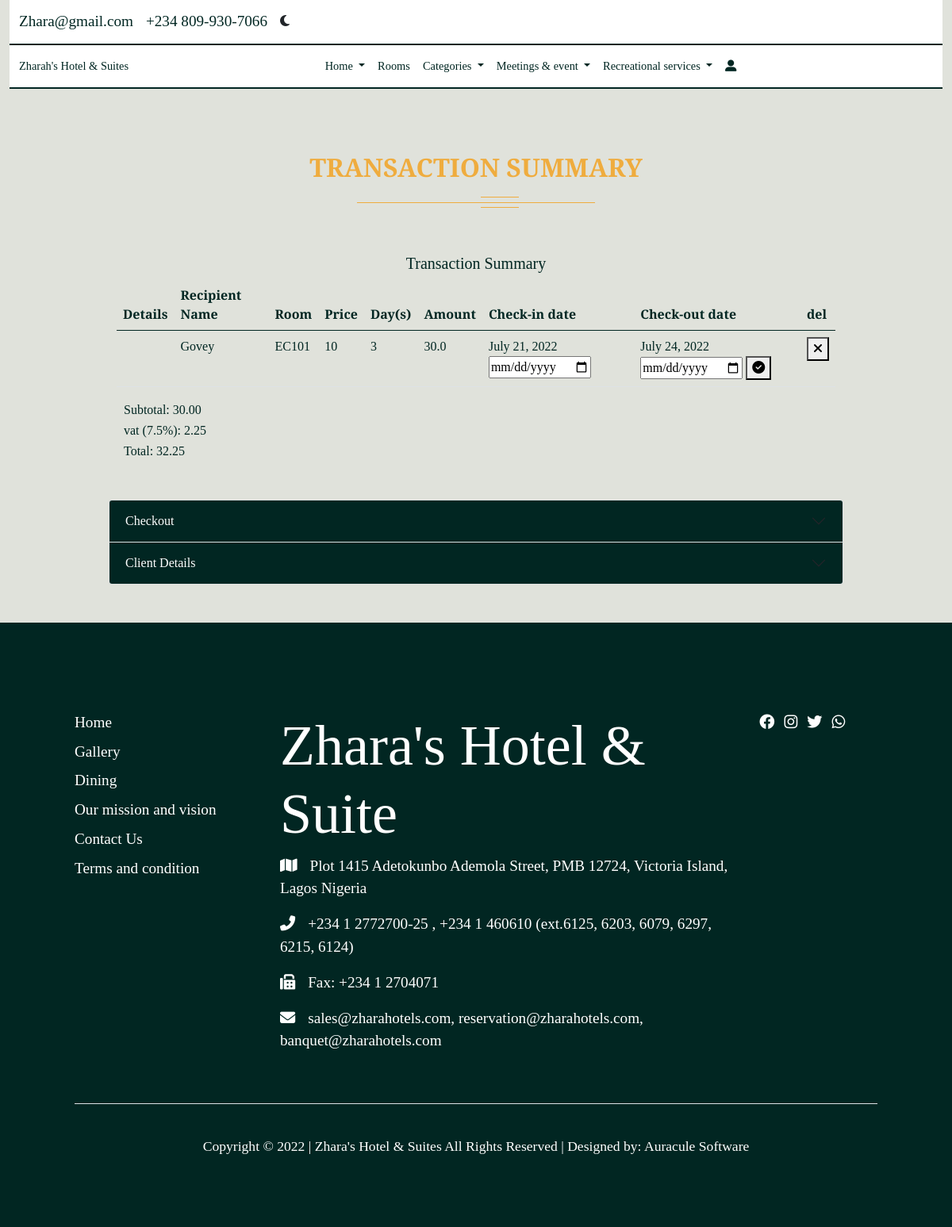
/booked (signed in), run on an earlier commit of the app's database.
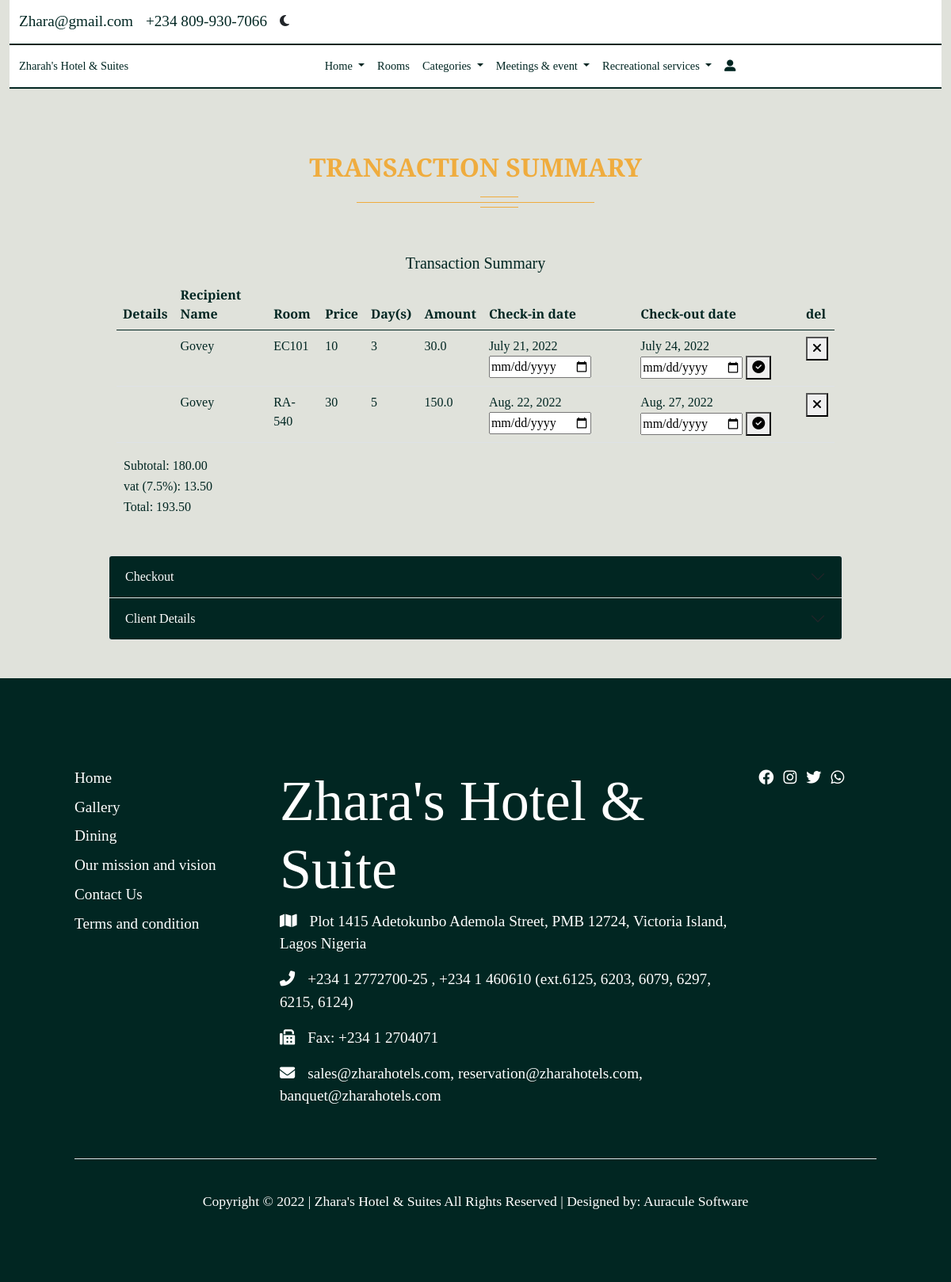
And on a later commit of the database.
### home/models.py (models this page shows, shortened)
class Booking(models.Model):
    user = models.ForeignKey(User, on_delete=models.SET_NULL, null=True)
    room = models.ForeignKey(Room, on_delete=models.CASCADE,null=True, blank=True)
    room_num = models.CharField(max_length=5, null=True, blank=True)
    price_b = models.FloatField(null=True, blank=True)
    check_in = models.DateField()
    check_out = models.DateField()
    no_days = models.IntegerField(null=True, blank=True)
    amount = models.IntegerField(null=True, blank=True)
    paid = models.BooleanField(default=False)

class Profile(models.Model):
    user = models.OneToOneField(User, on_delete=models.CASCADE)
    first_name = models.CharField(max_length=50)
    last_name = models.CharField(max_length=50)
    email = models.EmailField()
    state = models.TextField()
    address = models.CharField(max_length=255)
    phone = models.CharField(max_length=50)
    pix = models.ImageField(upload_to='profile', default='avatar.png')
    class Meta:
        db_table = 'profile'
        managed = True
        verbose_name = 'Profile'
        verbose_name_plural = 'Profile'

class Room(models.Model):
    category = models.ForeignKey(Category, on_delete=models.CASCADE)
    name_r = models.CharField(max_length=50)
    slug = models.SlugField()
    img_r = models.ImageField(upload_to='room', default='room.jpg')
    room_no =models.CharField(max_length=5, default='a')
    price_r = models.IntegerField()
    adult_no = models.CharField(max_length=10)
    kids_no = models.CharField(max_length=10)
    description = models.TextField()
    economy = models.BooleanField()
    business = models.BooleanField()
    family = models.BooleanField()
    royals = models.BooleanField()
    available = models.BooleanField(default=True)

### home/views.py (the view)
# urls.py: path('booked', views.booked, name='booked'),
@login_required(login_url='signin')
def booked(request):
    booked= Booking.objects.filter(user__username= request.user.username, paid=False)
    profile = Profile.objects.get(user__username= request.user.username)
    for item in booked:
        item.no_days = (item.check_out - item.check_in).days
        item.amount = item.price_b * item.no_days
        item.save()
    subtotal = 0
    vat = 0
    total = 0
    for item in booked:
        subtotal += item.price_b * item.no_days
    vat =  0.075 * subtotal
    total = subtotal + vat
    context = {
        'booked':booked,
        'profile':profile,
        'subtotal':subtotal,
        'total':total,
        'vat':vat,
    }
    return render(request, 'booked.html', context)

### home/context_processor.py (called while the page is built)
def category(request):
    categories = Category.objects.all()
    context = {
        'categories':categories,
    }
    return context

### home/templates/booked.html (shortened to what this page needs)
{% extends 'base.html' %}
{% load humanize %}
{% block nav2 %}    {% include 'nav2.html' %}    {% endblock nav2 %}
{% block nav1 %}    {% include 'nav1.html' %}    {% endblock nav1 %}
{% block content %}
  <div class="container mb-5 mt-5">
    <div class="both">
      <h2 class="wel" data-aos="fade-up" data-aos-duration="3000"><span class="jem">Transaction Summary</span></h2>
      <h6 class="horizon"></h6>
    </div>
    <div class="fantasia mb-5" data-aos="fade-up" data-aos-duration="3000">
      <div class="container">
        <div class="row justify-content-center">
          <div class="col-10">
              <div class="table-responsive blame">
                  <h5 class="text-center hed">Transaction Summary</h5>
                  <table class="table blame">
                      <thead>
                        <tr>
                          <th scope="col">Details</th>
                          <th scope="col">Recipient Name</th>
                          <th scope="row">Room</th>
                          <th scope="row">Price</th>
                          <th scope="row">Day(s)</th>
                          <th scope="row">Amount</th>
                          <th scope="row">Check-in date</th>
                          <th scope="row">Check-out date</th>
                          <th scope="row">del</th>
                        </tr>
                      </thead>
                      <tbody>
                        {% if booked %}
                          {% for item in booked %}
                            <tr>
                              <td></td>
                              <td>{{profile.first_name}}</td>
                              <td>{{item.room.name_r}}</td>
                              <td>{{item.room.price_r}}</td>
                              <td>{{item.no_days}}</td>
                              <td>{{item.amount}}</td>
                              <form action="{% url 'change' %}" method="POST">
                                <td>{{item.check_in}}
                                    <input type="date" name="chckin" id="">
                                </td>
                                <td>{{item.check_out}}
                                    <input type="date" name="chckout">
                                    <button type="submit" onclick="return confirm('Press enter in you want to change check out date. Else Cancel')"><i class="fas fa-check-circle"></i></button>
                                </td>
                              </form>
                              <td>
                                <form action="{% url 'cancel' %}" method="POST">
                                  <button type="submit" onclick= "return confirm('Are you sure you want to cancel reservation?')"><i class="fas fa-times"></i></button>
                                </form>
                              </td>
                            </tr>
                          {% endfor %}
                        {% endif %}
                      </tbody>
                    </table>
                    <table class="blame">
                      <tbody>
                        <tr>
                          <td></td>
                          <td></td>
                          <td></td>
                          <td></td>
                          <td>Subtotal:  {{subtotal|floatformat:2|intcomma}}</td>
                        </tr>
                        <tr>
                          <td></td>
                          <td></td>
                          <td></td>
                          <td></td>
                          <td>vat (7.5%):  {{vat|floatformat:2}}</td>
                        </tr>
                        <tr>
                          <td></td>
                          <td></td>
                          <td></td>
                          <td></td>
                          <td>Total:  {{total|floatformat:2|intcomma}}</td>
                        </tr>
                      </tbody>
                  </table>
               </div>
            </div>
          </div>
        </div>
      </div>
    </div>
    <div class="container mt-5 mb-5">
      <div class="row justify-content-center">
        <div class="col-10">
      <div class="bag">
        <div class="accordion" id="accordionExample">
          <div class="accordion-item">
            <h2 class="accordion-header" id="headingTwo">
              <button class="accordion-button collapsed shadow-none bloom checkbtn" type="button" data-bs-toggle="collapse" data-bs-target="#collapseTwo" aria-expanded="false" aria-controls="collapseTwo">
                Checkout
              </button>
            </h2>
            </div>
          <div class="accordion-item">
            <h2 class="accordion-header" id="headingThree">
              <button class="accordion-button collapsed shadow-none bloom" type="button" data-bs-toggle="collapse" data-bs-target="#collapseThree" aria-expanded="false" aria-controls="collapseThree">
                Client Details
              </button>
            </h2>
             </div>
            </div>
          </div>
        </div>
      </div>
    </div>
{% endblock content %}
{% block footer %}    {% include 'footer.html' %}    {% endblock footer %}

### home/templates/base.html (shortened to what this page needs)
{% load static %}
<!doctype html>
<html lang="en">
  <head>
    <link href="https://cdn.jsdelivr.net/npm/bootstrap@5.0.2/dist/css/bootstrap.min.css" rel="stylesheet">
    <link rel="stylesheet" href="https://cdnjs.cloudflare.com/ajax/libs/font-awesome/6.1.1/css/all.min.css">
    <link href="https://unpkg.com/aos@2.3.1/dist/aos.css" rel="stylesheet">
    <link rel="stylesheet" href="{% static '' %}css/style.css">
  </head>
<body class="">
<div class="container-fluid">
            {% block nav2 %}        {% endblock nav2 %}
            {% block nav1 %}        {% endblock nav1 %}
</div>
        {% block content %}         {% endblock content %}
              {% block footer %}        {% endblock footer %}
</body>
</html>

### home/templates/nav2.html (shortened to what this page needs)
<nav class="navbar navbar-expand-lg">
    <div class="container-fluid">
      <a class="navbar-brand fed" href="mailto:zharahotel@gmail.com">Zhara@gmail.com</a>
      <a class="navbar-brand fed" href="tel:+234 809-930-7066">+234 809-930-7066</a>
      <div class="toggle">
        <i class="fas fa-moon"></i>
      </div>
    </div>
  </nav>

### home/templates/nav1.html (shortened to what this page needs)
<nav class="navbar navbar-expand-lg sticky-top">
    <div class="container-fluid">
      <a class="navbar-brand fell" href="{% url 'index' %}">Zharah's Hotel & Suites</a>
      <div class="collapse navbar-collapse papa" id="navbarSupportedContent">
        <ul class="navbar-nav mx-auto mb-2 mb-lg-0">
          <li class="nav-item dropdown">
            <a class="nav-link dropdown-toggle" href="{% url 'index' %}" id="navbarDropdown" role="button" data-bs-toggle="dropdown" aria-expanded="false">
              Home
            </a>
          </li>
          <li class="nav-item">
            <a class="nav-link" href="{% url 'rooms' %}">Rooms</a>
          </li>
          <li class="nav-item dropdown">
            <a class="nav-link dropdown-toggle" href="{% url 'rooms' %}" id="navbarDropdown" role="button" data-bs-toggle="dropdown" aria-expanded="false">
              Categories
            </a>
          </li>
          <li class="nav-item dropdown">
            <a class="nav-link dropdown-toggle" href="#" id="navbarDropdown" role="button" data-bs-toggle="dropdown" aria-expanded="false">
              Meetings & event
            </a>
          </li>
          <li class="nav-item dropdown">
            <a class="nav-link dropdown-toggle" href="#" id="navbarDropdown" role="button" data-bs-toggle="dropdown" aria-expanded="false">
              Recreational services
            </a>
          </li>
          <li class="nav-item dropdown">
            <a class="nav-link" href="#" id="navbarDropdown" role="button" data-bs-toggle="dropdown" aria-expanded="false">
              <i class="fas fa-user-alt"></i>
            </a>
          </li>
        </ul>
      </div>
    </div>
  </nav>

### home/templates/footer.html
<div class="footer">
    <div class="container sample">
      <div class="row justify-content-center mb-5">
        <div class="col-10 col-sm-10 col-md-3 col-lg-3 col-xl-3 mt-5 fry">
            <ul class="list-unstyled">
              <li class="mb-2"><a href="{% url 'index' %}">Home</a></li>
              <li class="mb-2"><a href="">Gallery</a></li>
              <li class="mb-2"><a href="">Dining</a></li>
              <li class="mb-2"><a href="">Our mission and vision</a></li>
              <li class="mb-2"><a href="{% url 'contacts' %}">Contact Us</a></li>
              <li class="mb-2"><a href="">Terms and condition</a></li>
            </ul>
        </div>
        <div class="col-10 col-sm-10 col-md-6 col-lg-7 col-xl-7 mt-5">
          <h1 class="funds">Zhara's Hotel & Suite</h1>
            <ul class="list-unstyled">
              <li class="mb-3"><a href=""><span class="pe-3"><i class="fas fa-map"></i></span><span>Plot 1415 Adetokunbo Ademola Street, PMB 12724, Victoria Island, Lagos Nigeria</span></a></li>
              <li class="mb-3"><a href=""><span class="pe-3"><i class="fas fa-phone-alt"></i></span><span>+234 1 2772700-25 , +234 1 460610 (ext.6125, 6203, 6079, 6297, 6215, 6124)</span></a></li>
              <li class="mb-3"><a href=""><span class="pe-3"><i class="fas fa-fax"></i></span><span>Fax: +234 1 2704071</span></a></li>
              <li class="mb-3"><a href=""><span class="pe-3"><i class="fas fa-envelope"></i></span><span>sales@zharahotels.com, reservation@zharahotels.com, banquet@zharahotels.com</span></a></li>
            </ul>
        </div>
        <div class="col-10 col-sm-10 col-md-3 col-lg-2 col-xl-2 mt-5">
          <ul class="list-inline">
            <li class="list-inline-item"><a href=""><i class="fab fa-facebook"></i></a></li>
            <li class="list-inline-item"><a href=""><i class="fab fa-instagram"></i></a></li>
            <li class="list-inline-item"><a href=""><i class="fab fa-twitter"></i></a></li>
            <li class="list-inline-item"><a href=""><i class="fab fa-whatsapp"></i></a></li>
          </ul>
        </div>
      </div>
      <div class="border-top pt-3 pb-2 text-center footer1">
          <p>Copyright &copy; 2022 | Zhara's Hotel & Suites All Rights Reserved | Designed by: Auracule Software</p>
      </div>
    </div>
  </div>

### home/static/css/style.css (style rules this page uses)
:root { --body: #E0E2DB; --shaddy: 10px 2px 10px #012622; --nav-brand:#012622; --bg-color: #efac3e; --bg-coolor:#012622; --txt-coolor:#012622; --txt-color: #efac3e; --white-color: white; --jump: rgb(209, 190, 84); --anoda-white: #f2f2f2; --blue: rgb(246, 246, 247); --green-border: #012622; --gold-border: #efac3e; --grey-color: grey; --wish-white: #fff; --label-: #012622; --anth-btn: #012622; --table: #012622; }
body { font-family: 'Playfair Display', serif; background: var(--body); }
.bloom { background: var(--anth-btn); color: var(--wish-white); }
.blame { color: var(--table); }
.navbar { border-bottom: 2px solid var(--green-border); background: var(--white-color); }
.fed { font-size: 1.2rem !important; }
.navbar-brand { color: var(--txt-coolor); font-size: 2rem; }
.nav-link { text-decoration: none; color: var(--white-color); font-size: 1.1rem; }
.nav-link { color: var(--txt-coolor); font-size: 1.4rem; }
.nav-link.dropdown-toggle { color: var(--txt-coolor); font-size: 1.4rem; }
.jem { color: var(--txt-color); }
.wel { font-weight: 700; padding: 2rem 2rem 1rem; font-size: 3rem; text-transform: uppercase; text-align: center; }
.both { position: relative; }
.horizon { content: ''; background: var(--bg-color); height: 1px; width: 300px; margin-left: auto; margin-right: auto; margin-bottom: 4rem; }
.horizon::after { position: absolute; content: ''; top: 7.5rem; width: 3rem; height: 1px; margin-left: 10%; background: var(--bg-color); }
.horizon::before { position: absolute; content: ''; top: 6.7rem; width: 3rem; height: 1px; margin-left: 10%; background: var(--bg-color); }
.footer { background: var(--bg-coolor); }
.funds { font-family:'Times New Roman', Times, serif; font-size: 4.5rem; color: var(--white-color); }
.sample { padding: 4rem; }
.footer a { text-decoration: none; color: var(--white-color); font-size: 1.2rem; }
.footer1 p { color: var(--white-color); text-align: center; font-size: 1.1rem; padding-top: 1.5rem; }
@media (max-width: 1275px) { .navbar-brand { color: var(--txt-coolor); font-size: 1.2rem; } }
@media (max-width: 1275px) { .nav-link { text-decoration: none; color: var(--white-color); font-size: 1.2rem; } }
@media (max-width: 1275px) { .nav-link { color: var(--txt-coolor); font-size: 1.1rem; } }
@media (max-width: 1275px) { .nav-link.dropdown-toggle { color: var(--txt-coolor); font-size: 1.1rem; } }
@media (max-width: 1200px) { .papa { padding-right: 1rem; } }
@media (max-width: 1200px) { .navbar-brand { color: var(--txt-coolor); font-size: .9rem; } }
@media (max-width: 1200px) { .nav-link { text-decoration: none; color: var(--white-color); font-size: .9rem; } }
@media (max-width: 1200px) { .nav-link { color: var(--txt-coolor); font-size: .9rem; } }
@media (max-width: 1200px) { .nav-link.dropdown-toggle { color: var(--txt-coolor); font-size: .9rem; } }
@media (max-width: 1200px) { .wel { font-size: 2rem; } }
@media (max-width: 1200px) { .horizon::after { top: 5.5rem; margin-left: 14%; } }
@media (max-width: 1200px) { .horizon::before { top: 6.3rem; margin-left: 14%; } }

What changed in the data, as far as the page shows it:
added Booking: {{ profile.first_name }} "Govey", room.name_r "RA-540", room.price_r "30", no_days "5", amount "150.0", check_in "Aug. 22, 2022", check_out "Aug. 27, 2022"
Also different on the page:
{{ subtotal|floatformat:2|intcomma }}: "30.00" → "180.00"
{{ vat|floatformat:2 }}: "2.25" → "13.50"
{{ total|floatformat:2|intcomma }}: "32.25" → "193.50"
